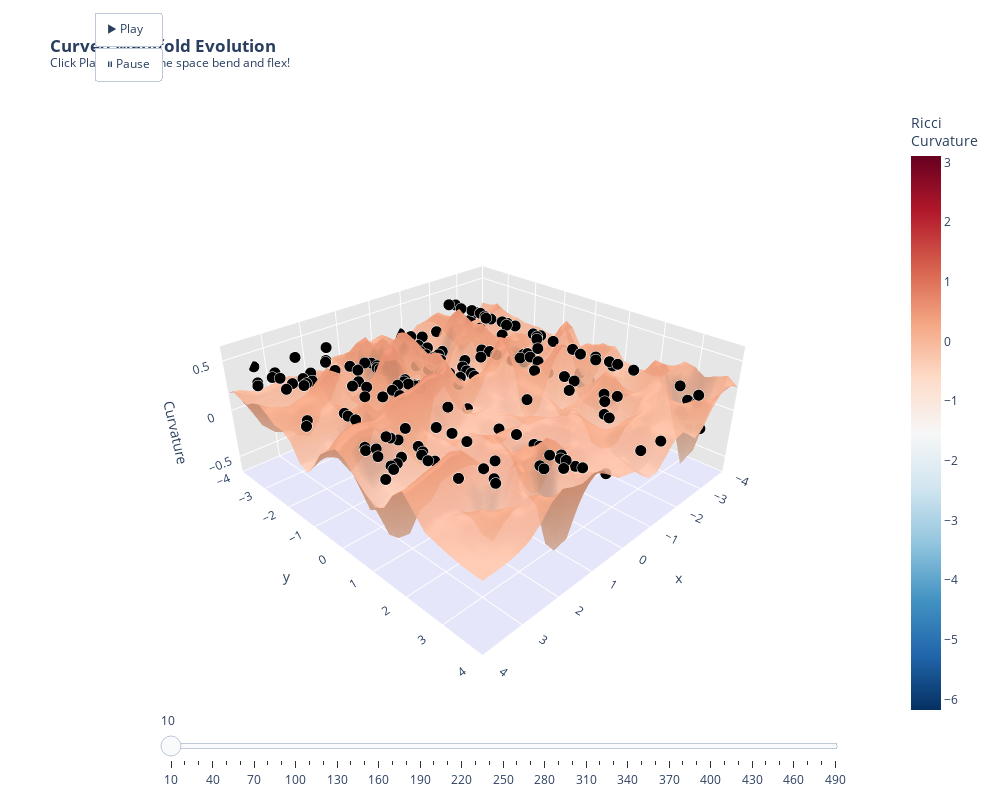

This figure's notebook cell:
### Code cell
# Create animated 3D manifold
print("Creating animated 3D visualization...")

# First frame
frame0 = manifold_frames[0]

# Create figure with initial frame
fig = go.Figure(
    data=[
        # Surface
        go.Surface(
            x=frame0['X'],
            y=frame0['Y'],
            z=frame0['Z'],
            colorscale='RdBu_r',
            cmin=all_R_min * curvature_scale,
            cmax=all_R_max * curvature_scale,
            colorbar=dict(title="Ricci<br>Curvature"),# titleside="right"),
            opacity=0.85,
            name="Manifold",
        ),
        # Walkers
        go.Scatter3d(
            x=frame0['walkers_x'],
            y=frame0['walkers_y'],
            z=np.interp(frame0['walkers_x'], frame0['X'][0, :], frame0['Z'][len(frame0['Z'])//2, :]),  # Approximate height
            mode='markers',
            marker=dict(size=4, color='black', line=dict(width=0.5, color='white')),
            name="Walkers",
        )
    ]
)

# Create animation frames
frames = []
for i, mf in enumerate(manifold_frames[1:], 1):
    frame = go.Frame(
        data=[
            go.Surface(
                x=mf['X'],
                y=mf['Y'],
                z=mf['Z'],
                colorscale='RdBu_r',
                cmin=all_R_min * curvature_scale,
                cmax=all_R_max * curvature_scale,
                opacity=0.85,
            ),
            go.Scatter3d(
                x=mf['walkers_x'],
                y=mf['walkers_y'],
                z=np.full(len(mf['walkers_x']), 0),  # Keep walkers at base for clarity
                mode='markers',
                marker=dict(size=4, color='black', line=dict(width=0.5, color='white')),
            )
        ],
        name=str(i),
        layout=go.Layout(title_text=f"<b>Curved Manifold Evolution</b> (t = {mf['t']:.0f})")
    )
    frames.append(frame)

fig.frames = frames

# Update layout
camera = dict(
    eye=dict(x=1.3, y=1.3, z=1.0),
    center=dict(x=0, y=0, z=0),
)

fig.update_layout(
    title="<b>Curved Manifold Evolution</b><br><sup>Click Play to watch the space bend and flex!</sup>",
    scene=dict(
        xaxis=dict(title="x", backgroundcolor="rgb(230, 230,230)", gridcolor="white", range=[-4, 4]),
        yaxis=dict(title="y", backgroundcolor="rgb(230, 230,230)", gridcolor="white", range=[-4, 4]),
        zaxis=dict(title="Curvature", backgroundcolor="rgb(230, 230,250)", gridcolor="white"),
        camera=camera,
        aspectmode='manual',
        aspectratio=dict(x=1, y=1, z=0.4),
    ),
    width=1000,
    height=800,
    updatemenus=[
        dict(
            type="buttons",
            showactive=False,
            buttons=[
                dict(
                    label="▶ Play",
                    method="animate",
                    args=[None, {
                        "frame": {"duration": 200, "redraw": True},
                        "fromcurrent": True,
                        "mode": "immediate",
                        "transition": {"duration": 100}
                    }]
                ),
                dict(
                    label="⏸ Pause",
                    method="animate",
                    args=[[None], {
                        "frame": {"duration": 0, "redraw": False},
                        "mode": "immediate",
                        "transition": {"duration": 0}
                    }]
                )
            ],
            x=0.1,
            y=1.15,
        )
    ],
    sliders=[{
        "active": 0,
        "steps": [
            {
                "args": [[f.name], {
                    "frame": {"duration": 0, "redraw": True},
                    "mode": "immediate",
                }],
                "label": str(manifold_frames[int(f.name)]['t']),
                "method": "animate"
            }
            for f in frames
        ],
        "x": 0.1,
        "len": 0.85,
        "xanchor": "left",
        "y": 0.05,
        "yanchor": "top",
    }]
)

fig.show()

print("✓ 3D animated manifold ready!")
print("\\n🎬 Controls:")
print("  • Click Play to start animation")
print("  • Drag to rotate view")
print("  • Scroll to zoom")
print("  • Use slider to jump to specific timestep")

### Figure 1 — Plotly figure (JSON) as saved in the notebook; plotly's stock layout.template omitted (floating-point values rounded to 4 significant figures; data arrays with more than 128 entries replaced by an {"elided": "..."} marker saying what was removed)
{"data": [{"cmax": 3.107, "cmin": -6.174, "colorbar": {"title": {"text": "Ricci<br>Curvature"}}, "colorscale": [[0, "rgb(5,48,97)"], [0.1, "rgb(33,102,172)"], [0.2, "rgb(67,147,195)"], [0.3, "rgb(146,197,222)"], [0.4, "rgb(209,229,240)"], [0.5, "rgb(247,247,247)"], [0.6, "rgb(253,219,199)"], [0.7, "rgb(244,165,130)"], [0.8, "rgb(214,96,77)"], [0.9, "rgb(178,24,43)"], [1, "rgb(103,0,31)"]], "name": "Manifold", "opacity": 0.85, "type": "surface", "x": {"elided": "30x30 float values"}, "y": {"elided": "30x30 float values"}, "z": {"elided": "30x30 float values"}}, {"marker": {"color": "black", "line": {"color": "white", "width": 0.5}, "size": 4}, "mode": "markers", "name": "Walkers", "type": "scatter3d", "x": {"elided": "200 float values"}, "y": {"elided": "200 float values"}, "z": {"elided": "200 float values"}}], "layout": {"height": 800, "scene": {"aspectmode": "manual", "aspectratio": {"x": 1, "y": 1, "z": 0.4}, "camera": {"center": {"x": 0, "y": 0, "z": 0}, "eye": {"x": 1.3, "y": 1.3, "z": 1}}, "xaxis": {"backgroundcolor": "rgb(230, 230,230)", "gridcolor": "white", "range": [-4, 4], "title": {"text": "x"}}, "yaxis": {"backgroundcolor": "rgb(230, 230,230)", "gridcolor": "white", "range": [-4, 4], "title": {"text": "y"}}, "zaxis": {"backgroundcolor": "rgb(230, 230,250)", "gridcolor": "white", "title": {"text": "Curvature"}}}, "sliders": [{"active": 0, "len": 0.85, "steps": [{"args": [["1"], {"frame": {"duration": 0, "redraw": true}, "mode": "immediate"}], "label": "10", "method": "animate"}, {"args": [["2"], {"frame": {"duration": 0, "redraw": true}, "mode": "immediate"}], "label": "20", "method": "animate"}, {"args": [["3"], {"frame": {"duration": 0, "redraw": true}, "mode": "immediate"}], "label": "30", "method": "animate"}, {"args": [["4"], {"frame": {"duration": 0, "redraw": true}, "mode": "immediate"}], "label": "40", "method": "animate"}, {"args": [["5"], {"frame": {"duration": 0, "redraw": true}, "mode": "immediate"}], "label": "50", "method": "animate"}, {"args": [["6"], {"frame": {"duration": 0, "redraw": true}, "mode": "immediate"}], "label": "60", "method": "animate"}, {"args": [["7"], {"frame": {"duration": 0, "redraw": true}, "mode": "immediate"}], "label": "70", "method": "animate"}, {"args": [["8"], {"frame": {"duration": 0, "redraw": true}, "mode": "immediate"}], "label": "80", "method": "animate"}, {"args": [["9"], {"frame": {"duration": 0, "redraw": true}, "mode": "immediate"}], "label": "90", "method": "animate"}, {"args": [["10"], {"frame": {"duration": 0, "redraw": true}, "mode": "immediate"}], "label": "100", "method": "animate"}, {"args": [["11"], {"frame": {"duration": 0, "redraw": true}, "mode": "immediate"}], "label": "110", "method": "animate"}, {"args": [["12"], {"frame": {"duration": 0, "redraw": true}, "mode": "immediate"}], "label": "120", "method": "animate"}, {"args": [["13"], {"frame": {"duration": 0, "redraw": true}, "mode": "immediate"}], "label": "130", "method": "animate"}, {"args": [["14"], {"frame": {"duration": 0, "redraw": true}, "mode": "immediate"}], "label": "140", "method": "animate"}, {"args": [["15"], {"frame": {"duration": 0, "redraw": true}, "mode": "immediate"}], "label": "150", "method": "animate"}, {"args": [["16"], {"frame": {"duration": 0, "redraw": true}, "mode": "immediate"}], "label": "160", "method": "animate"}, {"args": [["17"], {"frame": {"duration": 0, "redraw": true}, "mode": "immediate"}], "label": "170", "method": "animate"}, {"args": [["18"], {"frame": {"duration": 0, "redraw": true}, "mode": "immediate"}], "label": "180", "method": "animate"}, {"args": [["19"], {"frame": {"duration": 0, "redraw": true}, "mode": "immediate"}], "label": "190", "method": "animate"}, {"args": [["20"], {"frame": {"duration": 0, "redraw": true}, "mode": "immediate"}], "label": "200", "method": "animate"}, {"args": [["21"], {"frame": {"duration": 0, "redraw": true}, "mode": "immediate"}], "label": "210", "method": "animate"}, {"args": [["22"], {"frame": {"duration": 0, "redraw": true}, "mode": "immediate"}], "label": "220", "method": "animate"}, {"args": [["23"], {"frame": {"duration": 0, "redraw": true}, "mode": "immediate"}], "label": "230", "method": "animate"}, {"args": [["24"], {"frame": {"duration": 0, "redraw": true}, "mode": "immediate"}], "label": "240", "method": "animate"}, {"args": [["25"], {"frame": {"duration": 0, "redraw": true}, "mode": "immediate"}], "label": "250", "method": "animate"}, {"args": [["26"], {"frame": {"duration": 0, "redraw": true}, "mode": "immediate"}], "label": "260", "method": "animate"}, {"args": [["27"], {"frame": {"duration": 0, "redraw": true}, "mode": "immediate"}], "label": "270", "method": "animate"}, {"args": [["28"], {"frame": {"duration": 0, "redraw": true}, "mode": "immediate"}], "label": "280", "method": "animate"}, {"args": [["29"], {"frame": {"duration": 0, "redraw": true}, "mode": "immediate"}], "label": "290", "method": "animate"}, {"args": [["30"], {"frame": {"duration": 0, "redraw": true}, "mode": "immediate"}], "label": "300", "method": "animate"}, {"args": [["31"], {"frame": {"duration": 0, "redraw": true}, "mode": "immediate"}], "label": "310", "method": "animate"}, {"args": [["32"], {"frame": {"duration": 0, "redraw": true}, "mode": "immediate"}], "label": "320", "method": "animate"}, {"args": [["33"], {"frame": {"duration": 0, "redraw": true}, "mode": "immediate"}], "label": "330", "method": "animate"}, {"args": [["34"], {"frame": {"duration": 0, "redraw": true}, "mode": "immediate"}], "label": "340", "method": "animate"}, {"args": [["35"], {"frame": {"duration": 0, "redraw": true}, "mode": "immediate"}], "label": "350", "method": "animate"}, {"args": [["36"], {"frame": {"duration": 0, "redraw": true}, "mode": "immediate"}], "label": "360", "method": "animate"}, {"args": [["37"], {"frame": {"duration": 0, "redraw": true}, "mode": "immediate"}], "label": "370", "method": "animate"}, {"args": [["38"], {"frame": {"duration": 0, "redraw": true}, "mode": "immediate"}], "label": "380", "method": "animate"}, {"args": [["39"], {"frame": {"duration": 0, "redraw": true}, "mode": "immediate"}], "label": "390", "method": "animate"}, {"args": [["40"], {"frame": {"duration": 0, "redraw": true}, "mode": "immediate"}], "label": "400", "method": "animate"}, {"args": [["41"], {"frame": {"duration": 0, "redraw": true}, "mode": "immediate"}], "label": "410", "method": "animate"}, {"args": [["42"], {"frame": {"duration": 0, "redraw": true}, "mode": "immediate"}], "label": "420", "method": "animate"}, {"args": [["43"], {"frame": {"duration": 0, "redraw": true}, "mode": "immediate"}], "label": "430", "method": "animate"}, {"args": [["44"], {"frame": {"duration": 0, "redraw": true}, "mode": "immediate"}], "label": "440", "method": "animate"}, {"args": [["45"], {"frame": {"duration": 0, "redraw": true}, "mode": "immediate"}], "label": "450", "method": "animate"}, {"args": [["46"], {"frame": {"duration": 0, "redraw": true}, "mode": "immediate"}], "label": "460", "method": "animate"}, {"args": [["47"], {"frame": {"duration": 0, "redraw": true}, "mode": "immediate"}], "label": "470", "method": "animate"}, {"args": [["48"], {"frame": {"duration": 0, "redraw": true}, "mode": "immediate"}], "label": "480", "method": "animate"}, {"args": [["49"], {"frame": {"duration": 0, "redraw": true}, "mode": "immediate"}], "label": "490", "method": "animate"}], "x": 0.1, "xanchor": "left", "y": 0.05, "yanchor": "top"}], "title": {"text": "<b>Curved Manifold Evolution</b><br><sup>Click Play to watch the space bend and flex!</sup>"}, "updatemenus": [{"buttons": [{"args": [null, {"frame": {"duration": 200, "redraw": true}, "fromcurrent": true, "mode": "immediate", "transition": {"duration": 100}}], "label": "▶ Play", "method": "animate"}, {"args": [[null], {"frame": {"duration": 0, "redraw": false}, "mode": "immediate", "transition": {"duration": 0}}], "label": "⏸ Pause", "method": "animate"}], "showactive": false, "type": "buttons", "x": 0.1, "y": 1.15}], "width": 1000}}
